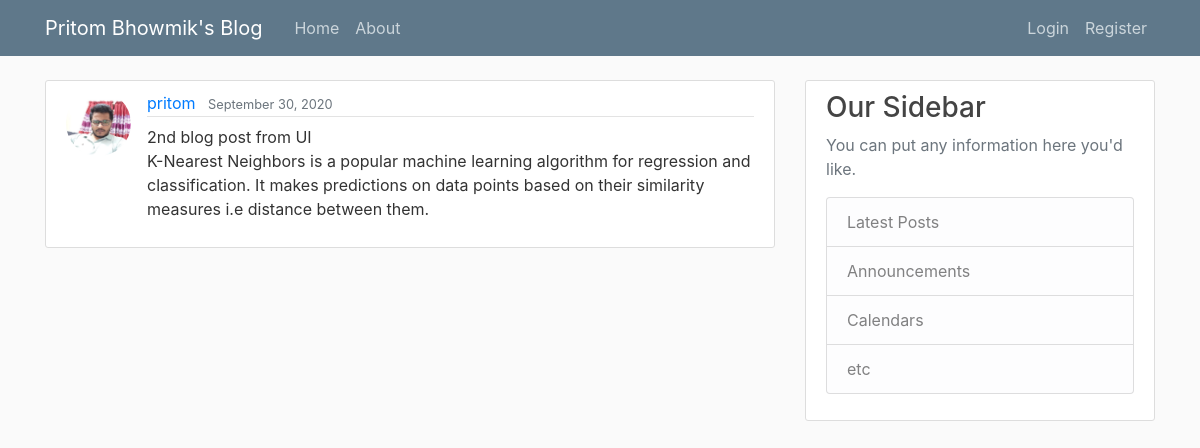
The page /post/8/ on the database its author committed.
### blog/models.py (models this page shows, shortened)
class Post(models.Model):
    title = models.CharField(max_length=100)
    content = models.TextField()
    date_posted = models.DateTimeField(default=timezone.now)
    author = models.ForeignKey(User, on_delete=models.CASCADE)

### users/models.py (models this page shows, shortened)
class Profile(models.Model):
    user = models.OneToOneField(User, on_delete=models.CASCADE)
    image = models.ImageField(default='default.jpg', upload_to='profile_pics')

### blog/views.py (the view)
# urls.py: path('post/<int:pk>/', PostDetailView.as_view(), name='post-detail'),
class PostDetailView(DetailView):
    model = Post

### blog/templates/blog/post_detail.html
{% extends "blog/base.html" %} {% block content %}
<article class="media content-section">
  <img
    class="rounded-circle article-img"
    src="{{ object.author.profile.image.url }} "
  />
  <div class="media-body">
    <div class="article-metadata">
      <a class="mr-2" href="#">{{ object.author }}</a>
      <small class="text-muted">{{ object.date_posted |date:"F d, Y" }}</small>
    </div>
    <h2 class="article-title"></h2>{{ object.title }}</h2>
    <p class="article-content">{{ object.content }}</p>
  </div>
</article>
{% endblock content %}

### blog/static/blog/main.css (style rules this page uses)
body { background: #fafafa; color: #333333; margin-top: 5rem; }
.content-section { background: #ffffff; padding: 10px 20px; border: 1px solid #dddddd; border-radius: 3px; margin-bottom: 20px; }
.article-content { white-space: pre-line; }
.article-img { height: 65px; width: 65px; margin-right: 16px; }
.article-metadata { padding-bottom: 1px; margin-bottom: 4px; border-bottom: 1px solid #e3e3e3; }

### rows shown on the page
Post: author.profile.image (picture), author "pritom", date_posted "September 30, 2020", title "2nd blog post from UI", content "K-Nearest Neighbors is a popular machine learning algorithm for regression and classification. It makes predictions on data points based on their similarity measures i.e distance between them."
